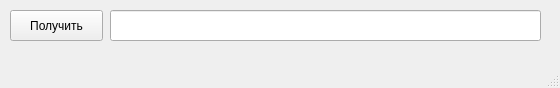
<?xml version="1.0" encoding="UTF-8"?>
<ui version="4.0">
 <class>MainWindow</class>
 <widget class="QMainWindow" name="MainWindow">
  <property name="geometry">
   <rect>
    <x>0</x>
    <y>0</y>
    <width>560</width>
    <height>88</height>
   </rect>
  </property>
  <property name="windowTitle">
   <string>MainWindow</string>
  </property>
  <widget class="QWidget" name="centralwidget">
   <widget class="QPushButton" name="run">
    <property name="geometry">
     <rect>
      <x>10</x>
      <y>10</y>
      <width>93</width>
      <height>31</height>
     </rect>
    </property>
    <property name="text">
     <string>Получить</string>
    </property>
   </widget>
   <widget class="QLineEdit" name="runer">
    <property name="enabled">
     <bool>true</bool>
    </property>
    <property name="geometry">
     <rect>
      <x>110</x>
      <y>10</y>
      <width>431</width>
      <height>31</height>
     </rect>
    </property>
    <property name="sizePolicy">
     <sizepolicy hsizetype="Fixed" vsizetype="Fixed">
      <horstretch>0</horstretch>
      <verstretch>0</verstretch>
     </sizepolicy>
    </property>
    <property name="minimumSize">
     <size>
      <width>431</width>
      <height>31</height>
     </size>
    </property>
    <property name="maximumSize">
     <size>
      <width>431</width>
      <height>31</height>
     </size>
    </property>
    <property name="baseSize">
     <size>
      <width>431</width>
      <height>31</height>
     </size>
    </property>
   </widget>
  </widget>
  <widget class="QMenuBar" name="menubar">
   <property name="geometry">
    <rect>
     <x>0</x>
     <y>0</y>
     <width>560</width>
     <height>26</height>
    </rect>
   </property>
  </widget>
  <widget class="QStatusBar" name="statusbar"/>
 </widget>
 <resources/>
 <connections/>
</ui>
